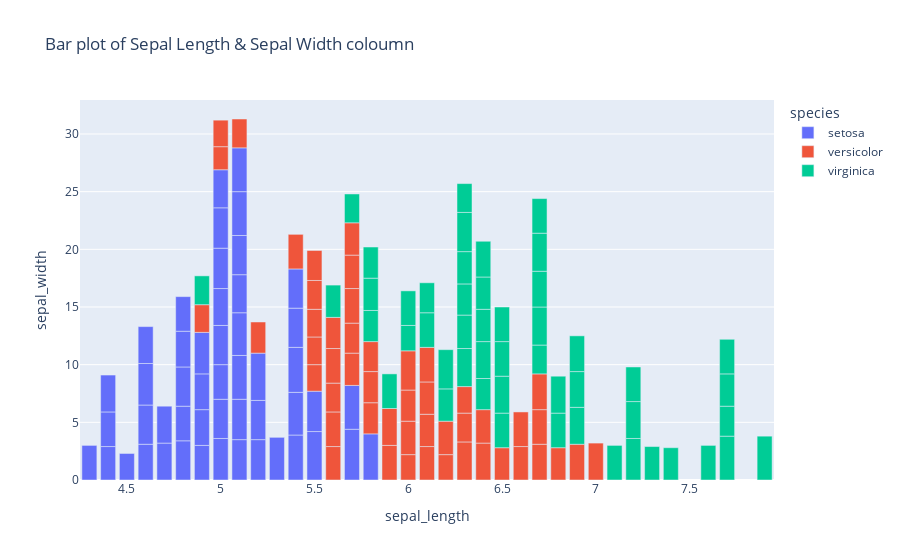

The cell this chart's notebook holds for it:
### Markdown cell above
## Bar Plot

### Code cell
fig3=px.bar(df,x='sepal_length',y='sepal_width',color='species',title='Bar plot of Sepal Length & Sepal Width coloumn')
fig3.show()

### Figure 1 — Plotly figure (JSON) as saved in the notebook; plotly's stock layout.template omitted (floating-point values rounded to 4 significant figures)
{"data": [{"hovertemplate": "species=setosa<br>sepal_length=%{x}<br>sepal_width=%{y}<extra></extra>", "legendgroup": "setosa", "marker": {"color": "#636efa", "pattern": {"shape": ""}}, "name": "setosa", "orientation": "v", "showlegend": true, "textposition": "auto", "type": "bar", "x": [5.1, 4.9, 4.7, 4.6, 5.0, 5.4, 4.6, 5.0, 4.4, 4.9, 5.4, 4.8, 4.8, 4.3, 5.8, 5.7, 5.4, 5.1, 5.7, 5.1, 5.4, 5.1, 4.6, 5.1, 4.8, 5.0, 5.0, 5.2, 5.2, 4.7, 4.8, 5.4, 5.2, 5.5, 4.9, 5.0, 5.5, 4.9, 4.4, 5.1, 5.0, 4.5, 4.4, 5.0, 5.1, 4.8, 5.1, 4.6, 5.3, 5.0], "xaxis": "x", "y": [3.5, 3.0, 3.2, 3.1, 3.6, 3.9, 3.4, 3.4, 2.9, 3.1, 3.7, 3.4, 3.0, 3.0, 4.0, 4.4, 3.9, 3.5, 3.8, 3.8, 3.4, 3.7, 3.6, 3.3, 3.4, 3.0, 3.4, 3.5, 3.4, 3.2, 3.1, 3.4, 4.1, 4.2, 3.1, 3.2, 3.5, 3.6, 3.0, 3.4, 3.5, 2.3, 3.2, 3.5, 3.8, 3.0, 3.8, 3.2, 3.7, 3.3], "yaxis": "y"}, {"hovertemplate": "species=versicolor<br>sepal_length=%{x}<br>sepal_width=%{y}<extra></extra>", "legendgroup": "versicolor", "marker": {"color": "#EF553B", "pattern": {"shape": ""}}, "name": "versicolor", "orientation": "v", "showlegend": true, "textposition": "auto", "type": "bar", "x": [7.0, 6.4, 6.9, 5.5, 6.5, 5.7, 6.3, 4.9, 6.6, 5.2, 5.0, 5.9, 6.0, 6.1, 5.6, 6.7, 5.6, 5.8, 6.2, 5.6, 5.9, 6.1, 6.3, 6.1, 6.4, 6.6, 6.8, 6.7, 6.0, 5.7, 5.5, 5.5, 5.8, 6.0, 5.4, 6.0, 6.7, 6.3, 5.6, 5.5, 5.5, 6.1, 5.8, 5.0, 5.6, 5.7, 5.7, 6.2, 5.1, 5.7], "xaxis": "x", "y": [3.2, 3.2, 3.1, 2.3, 2.8, 2.8, 3.3, 2.4, 2.9, 2.7, 2.0, 3.0, 2.2, 2.9, 2.9, 3.1, 3.0, 2.7, 2.2, 2.5, 3.2, 2.8, 2.5, 2.8, 2.9, 3.0, 2.8, 3.0, 2.9, 2.6, 2.4, 2.4, 2.7, 2.7, 3.0, 3.4, 3.1, 2.3, 3.0, 2.5, 2.6, 3.0, 2.6, 2.3, 2.7, 3.0, 2.9, 2.9, 2.5, 2.8], "yaxis": "y"}, {"hovertemplate": "species=virginica<br>sepal_length=%{x}<br>sepal_width=%{y}<extra></extra>", "legendgroup": "virginica", "marker": {"color": "#00cc96", "pattern": {"shape": ""}}, "name": "virginica", "orientation": "v", "showlegend": true, "textposition": "auto", "type": "bar", "x": [6.3, 5.8, 7.1, 6.3, 6.5, 7.6, 4.9, 7.3, 6.7, 7.2, 6.5, 6.4, 6.8, 5.7, 5.8, 6.4, 6.5, 7.7, 7.7, 6.0, 6.9, 5.6, 7.7, 6.3, 6.7, 7.2, 6.2, 6.1, 6.4, 7.2, 7.4, 7.9, 6.4, 6.3, 6.1, 7.7, 6.3, 6.4, 6.0, 6.9, 6.7, 6.9, 5.8, 6.8, 6.7, 6.7, 6.3, 6.5, 6.2, 5.9], "xaxis": "x", "y": [3.3, 2.7, 3.0, 2.9, 3.0, 3.0, 2.5, 2.9, 2.5, 3.6, 3.2, 2.7, 3.0, 2.5, 2.8, 3.2, 3.0, 3.8, 2.6, 2.2, 3.2, 2.8, 2.8, 2.7, 3.3, 3.2, 2.8, 3.0, 2.8, 3.0, 2.8, 3.8, 2.8, 2.8, 2.6, 3.0, 3.4, 3.1, 3.0, 3.1, 3.1, 3.1, 2.7, 3.2, 3.3, 3.0, 2.5, 3.0, 3.4, 3.0], "yaxis": "y"}], "layout": {"barmode": "relative", "legend": {"title": {"text": "species"}, "tracegroupgap": 0}, "title": {"text": "Bar plot of Sepal Length & Sepal Width coloumn"}, "xaxis": {"anchor": "y", "domain": [0, 1], "title": {"text": "sepal_length"}}, "yaxis": {"anchor": "x", "domain": [0, 1], "title": {"text": "sepal_width"}}}}
